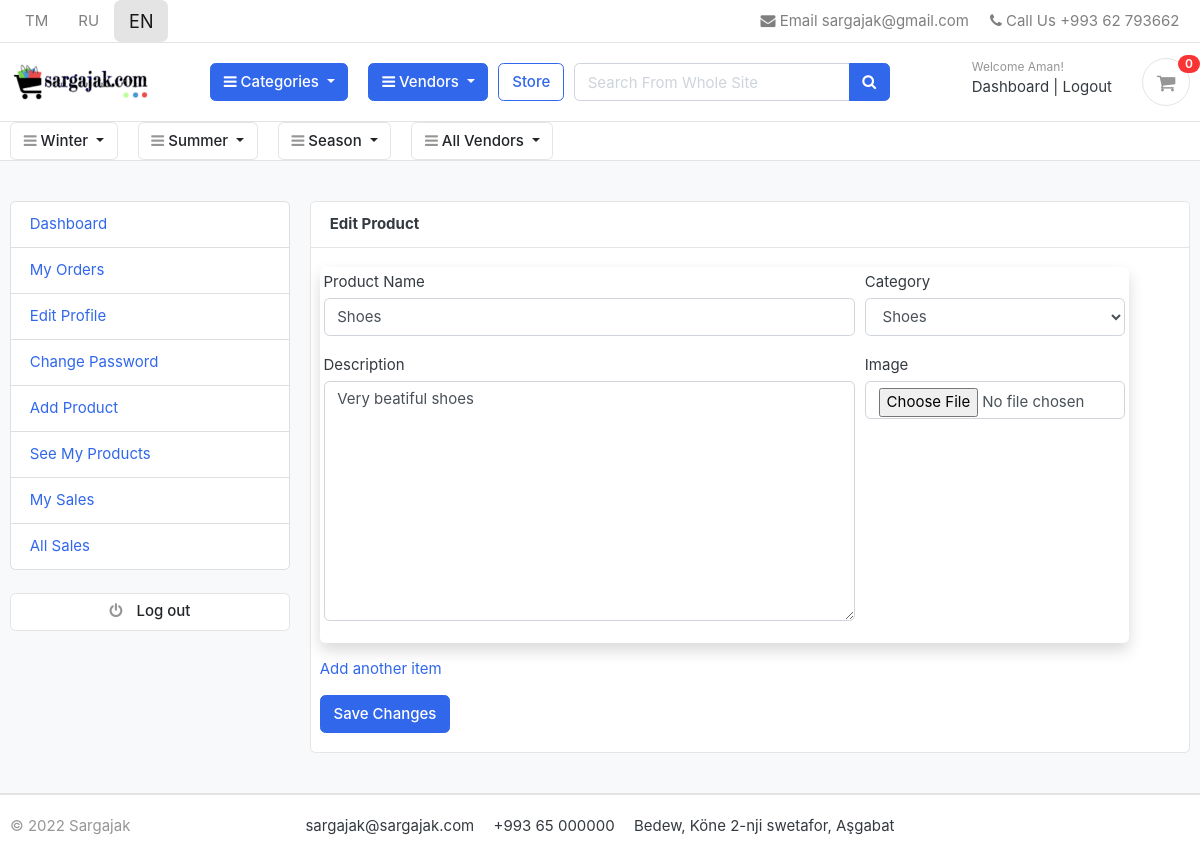
The app's page /en/store/edit_product/none-shoes/ (signed in) with its own data.
### accounts/models.py (models this page shows, shortened)
class Account(AbstractBaseUser):
    first_name      = models.CharField(max_length=50)
    last_name       = models.CharField(max_length=50)
    username       = models.CharField(max_length=50, unique=True)
    email           = models.EmailField(max_length=100, unique=True)
    phone_number    = models.CharField(max_length=50, unique=True)
    date_joined     = models.DateTimeField(auto_now_add=True)
    last_login      = models.DateTimeField(auto_now_add=True)
    is_admin        = models.BooleanField(default=False)
    is_staff        = models.BooleanField(default=False)
    is_active       = models.BooleanField(default=False)
    is_superadmin   = models.BooleanField(default=False)
    is_vendor       = models.BooleanField(default=False)
    USERNAME_FIELD  = 'phone_number'
    REQUIRED_FIELDS = ['first_name', 'last_name', 'email', 'username']
    objects = MyAccountManager()

### category/models.py (models this page shows, shortened)
class Category(MPTTModel):
    name = models.CharField(max_length=50)
    parent = TreeForeignKey('self', on_delete=models.CASCADE, null=True, blank=True, related_name='children')
    slug = models.SlugField(max_length=100, unique=True, blank=True)
    description = models.TextField(max_length=250, blank=True)
    image = ResizedImageField(size=[500,500], upload_to='photos/categories', default='photos/categories/default.jpg', blank=True, null=True)
    class Meta:
        verbose_name = 'category'
        verbose_name_plural = 'categories'
        constraints = [UniqueConstraint(fields=['parent', 'slug'], name='parentslug'),]
    class MPTTMeta:
        order_insertion_by = ['name']
    def get_url(self):
        return reverse('products_by_category', args=[self.get_slug_list()[-1],])
    def __str__(self):
        return self.name
    def get_slug_list(self):
        try:
            ancestors = self.get_ancestors(include_self=True)
        except:
            ancestors = []
        else:
            ancestors = [i.slug for i in ancestors]
        slugs = []
        for i in range(len(ancestors)):
            slugs.append('/'.join(ancestors[:i+1]))
        return slugs

### store/models.py (models this page shows, shortened)
class Product(models.Model):
    def medium_image_name(instance, filename):
        filename = '{}_medium.jpg'.format(instance.id)
        return os.path.join('photos/products', filename)
    def small_image_name(instance, filename):
        filename = '{}_small.jpg'.format(instance.id)
        return os.path.join('photos/products', filename)
    def thumb_image_name(instance, filename):
        filename = '{}_thumb.jpg'.format(instance.id)
        return os.path.join('photos/products', filename)
    brand           = models.CharField(max_length=30, blank=True, null=True)
    product_code    = models.CharField(max_length=30, null=True, blank=True)
    product_name    = models.CharField(max_length=200)
    description     = models.TextField(max_length=500, blank=True)
    slug            = models.SlugField(max_length=200, unique=True, blank=True)
    image           = ResizedImageField(size=[500,500], upload_to=medium_image_name, default='photos/products/default.jpg', blank=True, null=True)
    image_small     = ResizedImageField(size=[75,75], upload_to=small_image_name, blank=True, null=True)
    image_thumbnail = ResizedImageField(size=[45,45], upload_to=thumb_image_name, blank=True, null=True)
    owner           = models.ForeignKey(Vendor, on_delete=models.SET_NULL, blank=True, null=True)
    category        = TreeForeignKey(Category, on_delete=models.SET_NULL, null=True, blank=True)
    is_available    = models.BooleanField(default=True, blank=True)
    is_physical = models.BooleanField(default=True, null=True, blank=True)
    location = models.CharField(max_length=20, blank=True, null=True)
    weight = models.FloatField(blank=True, null=True)
    lowest_price    = models.FloatField(default=0, blank=True)
    highest_price   = models.FloatField(default=0, blank=True)
    created_date    = models.DateTimeField(auto_now_add=True, blank=True)
    modified_date   = models.DateTimeField(auto_now=True, blank=True)
    class Meta:
        constraints = [UniqueConstraint(fields=['owner', 'brand', 'product_name'], name='owner_product'),]
        ordering = ['-created_date']

### store/views.py (the view, shortened to what this page needs)
# urls.py: path('edit_product/<slug:product_slug>/', views.edit_product, name='edit_product'),
def edit_product(request, product_slug=None):
    context = {}
    context['product_slug'] = product_slug
    if product_slug is None:
        return redirect('list_product')
    try:
        product = Product.objects.get(slug=product_slug)
    except:
        messages.error(request, _('There is no such product.'))
        return redirect('store')
    try:
        vendor = Vendor.objects.get(user=request.user)
    except:
        messages.error(request, _('You are not a vendor.'))
        return redirect('store')
    product_form = ProductModelForm(instance=product)
    VariationInlineFormSet = inlineformset_factory(Product, Variation, fk_name='product', extra=0,
                            form=VariationModelForm)
    variationformset = VariationInlineFormSet(instance=product)
    context['product_form'] = product_form
    context['variationformset'] = variationformset
    print('variationformset', variationformset)
    return render(request, 'store/edit_product.html', context)

### store/forms.py
class ProductModelForm(forms.ModelForm):
    image = forms.ImageField(required=False, error_messages={'invalid':(_("Image files only"))}, widget=forms.FileInput)
    class Meta:
        model = Product
        fields = ['product_name', 'description', 'image', 'category']
    def __init__(self, *args, **kwargs):
        super(ProductModelForm, self).__init__(*args, **kwargs)
        for field in self.fields:
            self.fields[field].widget.attrs['class'] = 'form-control'

### accounts/context_processors.py (called while the page is built)
def vendors(request):
    vendors = Vendor.objects.all()
    logged_in_vendor = None
    if request.user.is_authenticated:
        logged_in_vendor = vendors.filter(user=request.user).first()
    return dict(vendors=vendors, logged_in_vendor=logged_in_vendor)

### accounts/models.py (called while the page is built)
    def get_vendor_products_url(self):
        return reverse('store_vendor', args=[self.slug])

### carts/context_processors.py (called while the page is built)
def counter(request):
    cart_count = 0
    if 'admin' in request.path:
        return {}
    else:
        try:
            cart = Cart.objects.filter(cart_id=_cart_id(request))
            if request.user.is_authenticated:
                cart_items = CartItem.objects.all().filter(user=request.user)
            else:
                cart_items = CartItem.objects.all().filter(cart=cart[:1])
            for cart_item in cart_items:
                cart_count += cart_item.quantity
        except Cart.DoesNotExist:
            cart_count = 0
    return dict(cart_count=cart_count)

### carts/views.py (called while the page is built)
def _cart_id(request):
    cart_id = request.session.session_key
    if not cart_id:
        cart_id = request.session.create()
    return cart_id

### category/context_processors.py (called while the page is built)
def menu_links(request):
    links = Category.objects.all()
    return dict(links=links)

def root_categories(request):
    roots = Category.objects.filter(parent=None)
    return dict(root_categories=roots)

### store/context_processors.py (called while the page is built)
def all_colors(request):
    all_colors = Color.objects.all()
    return dict(all_colors=all_colors)

def all_sizes(request):
    all_sizes = Size.objects.all()
    return dict(all_sizes=all_sizes)

### templates/store/edit_product.html (shortened to what this page needs)
{% extends 'base.html' %}
{% load i18n %}
{% block content %}
<section class="section-conten padding-y bg">
  <div class="container">
    <div class="row">
      {% include 'includes/dashboard_sidebar.html' %}
      <main class="col-md-9">
        <article class="card">
          <header class="card-header">
            <strong class="d-inline-block mr-3">{% translate 'Edit Product' %}</strong>
          </header>
          <div class="card-body">
            <div class="row">
              <div class="col-md-12">
                <div class="row">
                <form action="{% url 'edit_product' product_slug %}" method="POST" enctype="multipart/form-data">
                  <div class="shadow p-1 mb-3 bg-white rounded">
                    <div class="form-row">
                      <div class="form-group col-md-8">
                        <label>{% translate 'Product Name' %}</label>
                        {{ product_form.product_name }}
                      </div>
                      <div class="form-group col-md-4">
                        <label>{% translate 'Category' %}</label>
                        {{ product_form.category }}
                      </div>
                    </div>
                    <div class="form-row">
                      <div class="form-group col-md-8">
                        <label>{% translate 'Description' %}</label>
                        {{ product_form.description }}
                    </div>
                    <div class="form-group col-md-4">
                        <label>{% translate 'Image' %}</label>
                        {{ product_form.image }}
                      </div>
                    </div>
                  </div>
                    <p><a id="add" href="#">Add another item</a></p>
                        <input type="submit" value="{% translate 'Save Changes' %}" class="btn btn-primary">
                    </form>
                </div>
            </div>
        </div>
    </div>
</article>
        </main>
      </div>
    </div>
  </section>
  {% endblock %}

### templates/includes/navbar.html (shortened to what this page needs)
{% load i18n %}
{% load static %}
{% load mptt_tags %}
<header class="section-header">
    <nav class="navbar p-md-0 navbar-expand-sm navbar-light border-bottom">
    <div class="container">
                <div class="row col-4 align-items-center">
                    <a href="/tk/{{request.get_full_path|slice:"4:"}}" class="nav-link {% if LANGUAGE_CODE == 'tk' %} active btn-lg bg-light {% endif %}">TM</a>
                    <a href="/ru/{{request.get_full_path|slice:"4:"}}" class="nav-link {% if LANGUAGE_CODE == 'ru' %} active btn-lg bg-light {% endif %}">RU</a>
                    <a href="/en/{{request.get_full_path|slice:"4:"}}" class="nav-link {% if LANGUAGE_CODE == 'en' %} active btn-lg bg-light {% endif %}">EN</a>
                </div>
        <ul class="navbar-nav">
            <li><a href="#" class="nav-link"> <i class="fa fa-envelope"></i> {% translate 'Email' %} sargajak@gmail.com</a></li>
            <li><a href="#" class="nav-link"> <i class="fa fa-phone"></i> {% translate 'Call Us' %} +993 62 793662</a></li>
        </ul>
      </div>
    </nav>
    <section class="header-main border-bottom">
        <div class="container">
    <div class="row align-items-center">
        <div class="col-lg-2 col-md-3 col-6">
            <a href="{% url 'home' %}" class="brand-wrap">
                <img class="logo" src="{% static 'images/sargajaklogo.png' %}">
            </a>
        </div>
        <div class="col-lg col-sm col-md col-6 flex-grow-0">
            <div class="category-wrap dropdown d-inline-block float-right">
                <button type="button" class="btn btn-primary dropdown-toggle" data-toggle="dropdown">
                    <i class="fa fa-bars"></i> {% translate 'Categories' %}
                </button>
            </div>
        </div>
        <div class="col-lg col-sm col-md col-6 flex-grow-0">
            <div class="category-wrap dropdown d-inline-block float-right">
                <button type="button" class="btn btn-primary dropdown-toggle" data-toggle="dropdown">
                    <i class="fa fa-bars"></i> {% translate 'Vendors' %}
                </button>
            </div>
        </div>
        <a href="{% url 'store' %}" class="btn btn-outline-primary">{% translate 'Store' %}</a>
        <div class="col-lg  col-md-6 col-sm-12 col">
            <form action="{%url 'store' %}" class="search" method="GET">
                <div class="input-group w-100">
                    <input type="text" class="form-control" style="width:60%;" placeholder="{% translate 'Search From Whole Site' %}" name="search"
                        {% if request.GET.search %} value="{{ request.GET.search}}" {% endif %}>
                    <div class="input-group-append">
                      <button class="btn btn-primary" type="submit">
                        <i class="fa fa-search"></i>
                      </button>
                    </div>
                </div>
            </form>
        </div>
        <div class="col-lg-3 col-sm-6 col-8 order-2 order-lg-3">
                    <div class="d-flex justify-content-end mb-3 mb-lg-0">
                        <div class="widget-header">
                            {% if user.id is None %}
                            <small class="title text-muted">{% translate 'Welcome guest!' %}</small>
                            <div>
                                <a href="{% url 'login' %}">{% translate 'Sign in' %}</a> <span class="dark-transp"> | </span>
                                <a href="{% url 'registration' %}"> {% translate 'Register' %}</a>
                            </div>
                            {% else %}
                            <small class="title text-muted">{% translate 'Welcome' %} {{user.first_name}}!</small>
                            <div>
                                <a href="{% url 'dashboard' %}">{% translate 'Dashboard' %}</a> <span class="dark-transp"> | </span>
                                <a href="{% url 'logout' %}"> {% translate 'Logout' %}</a>
                            </div>
                            {% endif %}
                        </div>
                        <a href="{% url 'cart' %}" class="widget-header pl-3 ml-3">
                            <div class="icon icon-sm rounded-circle border"><i class="fa fa-shopping-cart"></i></div>
                            <span class="badge badge-pill badge-danger notify">{{cart_count}}</span>
                        </a>
                    </div>
                </div>
    </div>
        </div>
    </section>
    <section class="header-main border-bottom p-0">
        <div class="container">
            <div class="row">
                {% for root in root_categories %}
                <div class="col-lg col-sm col-md col flex-grow-0">
                    <div class="category-wrap dropdown d-inline-block">
                        <button type="button" class="btn btn-light dropdown-toggle" data-toggle="dropdown">
                            <i class="fa fa-bars"></i> {{root.name}}
                        </button>
                    </div>
                </div>
                {% endfor %}
        <div class="col-lg col-sm col-md col flex-grow-0">
            <div class="category-wrap dropdown d-inline-block">
                <button type="button" class="btn btn-light dropdown-toggle" data-toggle="dropdown">
                    <i class="fa fa-bars"></i> {% translate 'All Vendors' %}
                </button>
            </div>
        </div>
    </div>
</div>
    </section>
    </header>

### ecommerce/static/css/ui.css (style rules this page uses)
html { font-family: "Inter", sans-serif; font-size: 15px; }
.icon-xs, .icon-sm, .icon-md, .icon-lg { display: inline-block; text-align: center; flex-shrink: 0; flex-grow: 0; }
.icon-sm { width: 48px; height: 48px; line-height: 48px !important; font-size: 20px; }
.padding-y { padding-top: 40px; padding-bottom: 40px; }
article:after, .form-group:after { display: block; clear: both; content: ""; }
.bg { background-color: #f8f9fa; }
.bg-white { background-color: #fff; }
.header-main { position: relative; padding-top: 1rem; padding-bottom: 1rem; }
.brand-wrap .logo, .navbar-brand .logo { margin-right: 7px; max-height: 42px; display: inline-block; }
.widget-header { display: inline-block; vertical-align: middle; position: relative; }
.widget-header a { color: #343a40; }
.widget-header i { color: #969696; }
.widget-header .title { display: block; }
.widget-header .notify { position: absolute; top: -3px; right: -10px; }
.btn-light { background-color: #fff; border-color: #e4e4e4; }
.btn-light i { color: #969696; }
.notify { position: absolute; top: -4px; right: -10px; display: inline-block; padding: 0.25em 0.6em; font-size: 12px; line-height: 1; text-align: center; border-radius: 3rem; color: #fff; background-color: #fa3434; }

### records on screen
Account: first_name "Aman"
Category: name "Winter"
Category: name "Summer"
Category: name "Season"
Product: product_name "Shoes", category "Shoes", description "Very beatiful shoes"

### other values on screen
{{ cart_count }} "0"
